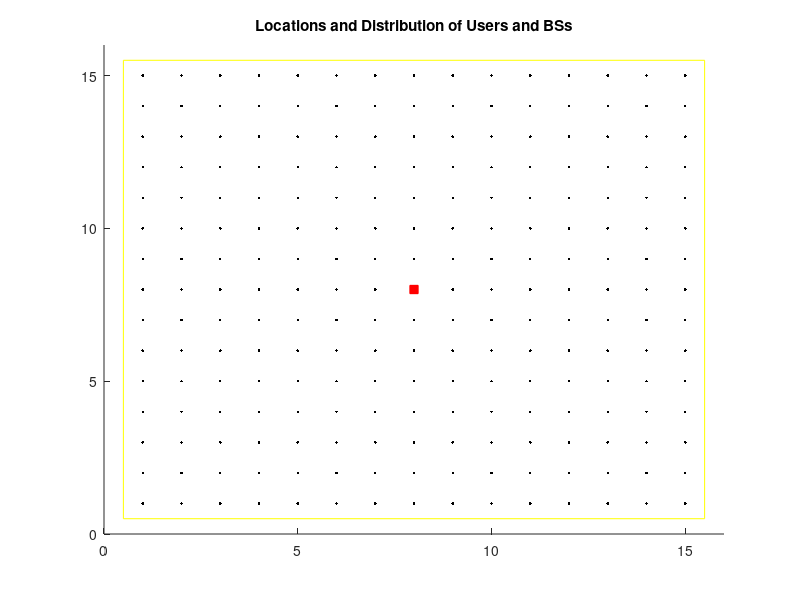
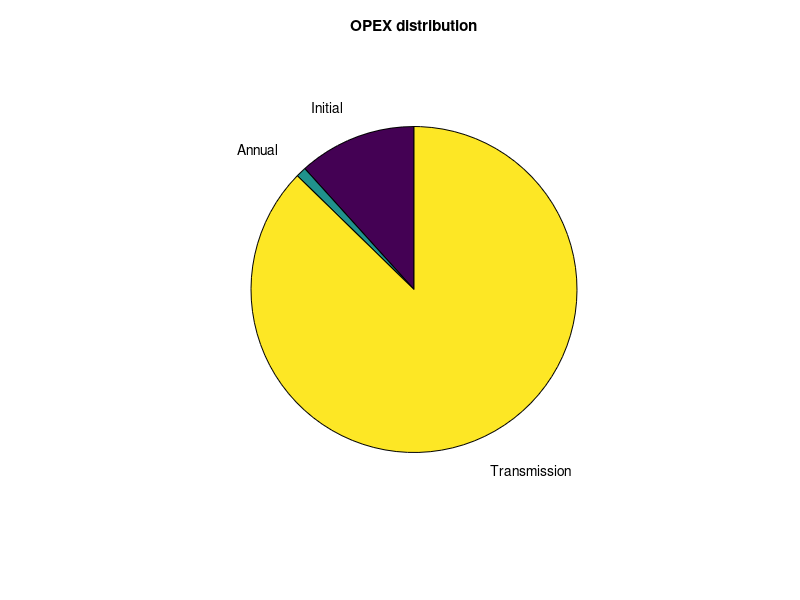

Write MATLAB code to recreate these figures, in order.
clc;
clear all;
close all;

grid = randi(6,15);				%Randomly user distribution in a 15x15 area for medium traffic distribution
umax = max(max(grid));			%Maximum user requirement

grid(8,8) = 2500;			%Placing BS at randomly selected location

figure,			%Plotting the grid
rectangle('Position',[0.5 0.5 15 15],'EdgeColor','y');			%Marking outer boundary of the grid
xlim([0 16]);			%Limiting the x-axis of the plot
ylim([0 16]);			%Limiting the y-axis of the plot
hold on;

bs = [grid(8,8),0,0];
for i = 1:15
    for j = 1:15
        if ~eq(i,8) || ~eq(j,8)
            bs(1) = bs(1) - grid(i,j);			%Subtract user requirement from remaining BS capacity
            bs(2) = bs(2) + 1;			%Add 1 to number of users connected
            plot(i,j,'k.');			%Plot user as black dot
            hold on
        end
    end
end
plot(8,8,'rs','MarkerFaceColor','r');			%Plot BS  as square
title('Locations and Distribution of Users and BSs');
hold off

equipment = 50;         %Initial Investment - Equipment Cost
site_buildout = 70;         %Initial Investment - Site Buildout Cost
site_installation = 30;         %Initial Inveatment - Site Installation Cost
initial_cost = equipment + site_buildout + site_installation;
operation_maintenance = 3;          %Annual Operation and Maintenance Cost
site_lease = 10;         %Annual Site Lease
transmission_per_connection = 5;            %Annual Cost for Transmission to 1 connection
annual_cost = operation_maintenance + site_lease;
trc = transmission_per_connection * bs(2);         %Total transmission Cost for each BS
bs(3) = initial_cost + annual_cost + trc;          %Total charges for each BS
X = [initial_cost, annual_cost, trc];
figure,
pie(X,{'Initial','Annual','Transmission'});         %Plotting Pie Chart showing cost distribution per BS
title('OPEX distribution');